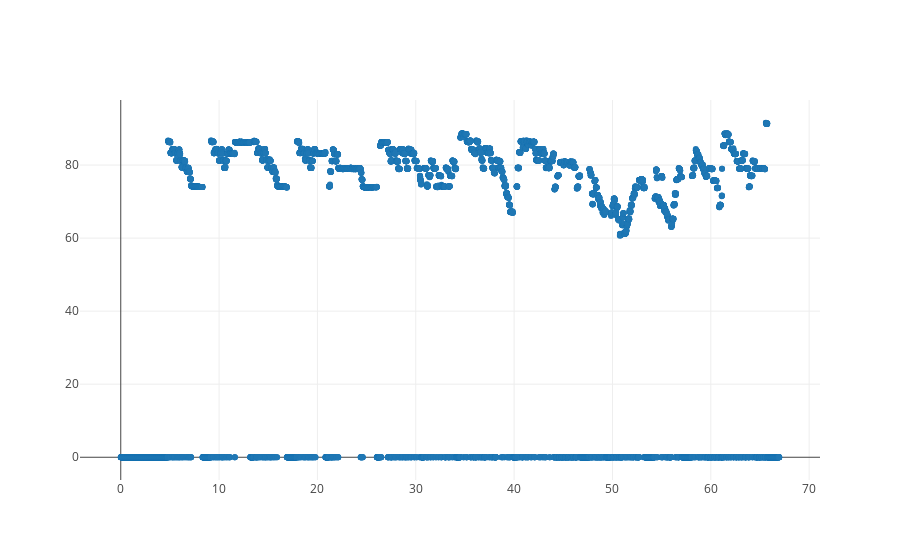

Source (notebook cell):
### Code cell
import plotly as py
import plotly.graph_objs as go
aa = mdb_stem_synth_train[0]

# Create a trace
trace = go.Scatter(
    x = times,
    y = notes[:,0],
    mode = 'markers'
)

data = [trace]


py.offline.init_notebook_mode(connected=True)

py.offline.iplot(data)

### Figure 1 — Plotly figure (JSON) as saved in the notebook; plotly's stock layout.template omitted (floating-point values rounded to 4 significant figures; data arrays with more than 128 entries replaced by an {"elided": "..."} marker saying what was removed)
{"data": [{"mode": "markers", "type": "scatter", "uid": "469f37f1-f29f-4f2a-878d-9f54d390b267", "x": {"elided": "11536 float values"}, "y": {"elided": "11536 float values"}}], "layout": {}}
